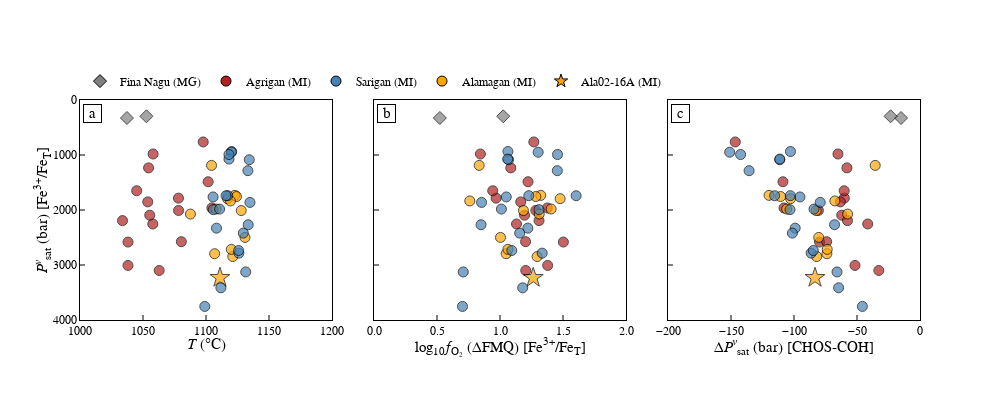

This figure's notebook cell:
### Code cell
fig = make_subplots(rows=1, cols=3,
                   shared_yaxes = True, shared_xaxes = False,
                   vertical_spacing=0.08, horizontal_spacing=0.05)

data = pvsat

# T-P
r = 1
c = 1
fig.add_trace(go.Scatter(mode = "markers", x=data["T_C"], y=data["P_bar"], showlegend = False,
                         marker=dict(symbol=my_analyses["Symbol"], color=my_analyses["Colour"], line_color="black", size=my_analyses['Size'], line_width=1)), row = r, col = c)
fig.update_xaxes(range = [1000,1200], dtick = 50, title = "<i>T</i> (\u00B0C)", row = r, col = c)
fig.update_yaxes(range = [4000,0], dtick = 1000, title = "<i>P<sup>v</sup></i><sub>sat</sub> (bar) [Fe<sup>3+</sup>/Fe<sub>T</sub>]",  row = r, col = c)
fig.add_annotation(x=1010, y=250,text="a",showarrow=False, bordercolor = "black", bgcolor="white",
                   width=15, height=15,font=dict(color="black",size=15),textangle=0,  row = r, col = c)

# DFMQ-P
r = 1
c = 2
fig.add_trace(go.Scatter(mode = "markers", x=data["fO2_DFMQ"], y=data["P_bar"], showlegend = False,
                         marker=dict(symbol=my_analyses["Symbol"], color=my_analyses["Colour"], line_color="black", size=my_analyses['Size'], line_width=1)), row = r, col = c)
fig.update_xaxes(range = [0,2], dtick = 0.5, title = "log<sub>10</sub><i>f</i><sub>O<sub>2</sub></sub> (\u0394FMQ) [Fe<sup>3+</sup>/Fe<sub>T</sub>]", tickformat = ".1f", row = r, col = c)
fig.add_annotation(x=0.1, y=250,text="b",showarrow=False, bordercolor = "black", bgcolor="white",
                   width=15, height=15,font=dict(color="black",size=15),textangle=0,  row = r, col = c)

# DP-P
r = 1
c = 3
fig.add_trace(go.Scatter(mode = "markers", x=data["Pvsat_diff_bar"], y=data["P_bar"], showlegend = False,
                         marker=dict(symbol=my_analyses["Symbol"], color=my_analyses["Colour"], line_color="black", size=my_analyses['Size'], line_width=1)), row = r, col = c)
fig.update_xaxes(range = [-200,0], dtick = 50, title = "\u0394<i>P<sup>v</sup></i><sub>sat</sub> (bar) [CHOS-COH]", row = r, col = c)
fig.add_annotation(x=-190, y=250,text="c",showarrow=False, bordercolor = "black", bgcolor="white",
                   width=15, height=15,font=dict(color="black",size=15),textangle=0,  row = r, col = c)

# create legend
fig.add_trace(go.Scatter(mode = "markers", x=[-1000,-1000], y=[-1000,-1000],
                         marker=dict(symbol="diamond", color="grey", line_color="black", size=10., line_width=1),
                         name="Fina Nagu (MG)"))
fig.add_trace(go.Scatter(mode = "markers", x=[-1000,-1000], y=[-1000,-1000],
                         marker=dict(symbol="circle", color="firebrick", line_color="black", size=10., line_width=1),
                         name="Agrigan (MI)"))
fig.add_trace(go.Scatter(mode = "markers", x=[-1000,-1000], y=[-1000,-1000],
                         marker=dict(symbol="circle", color="steelblue", line_color="black", size=10., line_width=1),
                         name="Sarigan (MI)"))
fig.add_trace(go.Scatter(mode = "markers", x=[-1000,-1000], y=[-1000,-1000],
                         marker=dict(symbol="circle", color="orange", line_color="black", size=10., line_width=1),
                         name="Alamagan (MI)"))
fig.add_trace(go.Scatter(mode = "markers", x=[-1000,-1000], y=[-1000,-1000],
                         marker=dict(symbol="star", color="orange", line_color="black", size=10., line_width=1),
                         name="Ala02-16A (MI)"))
fig.update_layout(legend=dict(
    orientation="h",
    yanchor="bottom",
    y=1.02,
    xanchor="left",
    x=0
))

fig.update_layout(height=400, width=1000, plot_bgcolor='rgb(255,255,255)', showlegend = True)

fig.update_xaxes(showline=True, linewidth=1, linecolor='black', mirror=True, 
                 ticks="inside", ticklen=5, title_standoff = 0, tickcolor="black",
                 title_font=dict(size=15, family='Helvetica', color='black'), 
                 tickfont=dict(family='Helvetica', color='black', size=12))
fig.update_yaxes(showline=True, linewidth=1, linecolor='black', mirror=True, 
                 ticks="inside", ticklen=5, title_standoff = 0, tickcolor="black",
                title_font=dict(size=15, family='Helvetica', color='black'), 
                 tickfont=dict(family='Helvetica', color='black', size=12))

fig.update_layout(font_family="Helvetica",font_color="black")

fig.show()

### Figure 1 — Plotly figure (JSON) as saved in the notebook; plotly's stock layout.template omitted (floating-point values rounded to 4 significant figures)
{"data": [{"marker": {"color": ["grey", "grey", "firebrick", "firebrick", "firebrick", "firebrick", "firebrick", "firebrick", "firebrick", "firebrick", "firebrick", "firebrick", "firebrick", "firebrick", "firebrick", "firebrick", "firebrick", "firebrick", "orange", "orange", "orange", "orange", "orange", "orange", "orange", "orange", "orange", "orange", "orange", "orange", "orange", "steelblue", "steelblue", "steelblue", "steelblue", "steelblue", "steelblue", "steelblue", "steelblue", "steelblue", "steelblue", "steelblue", "steelblue", "steelblue", "steelblue", "steelblue", "steelblue", "steelblue", "steelblue", "steelblue", "steelblue"], "line": {"color": "black", "width": 1}, "size": [10, 10, 10, 10, 10, 10, 10, 10, 10, 10, 10, 10, 10, 10, 10, 10, 10, 10, 10, 10, 10, 10, 10, 10, 10, 10, 10, 10, 10, 15, 10, 10, 10, 10, 10, 10, 10, 10, 10, 10, 10, 10, 10, 10, 10, 10, 10, 10, 10, 10, 10], "symbol": ["diamond", "diamond", "circle", "circle", "circle", "circle", "circle", "circle", "circle", "circle", "circle", "circle", "circle", "circle", "circle", "circle", "circle", "circle", "circle", "circle", "circle", "circle", "circle", "circle", "circle", "circle", "circle", "circle", "circle", "star", "circle", "circle", "circle", "circle", "circle", "circle", "circle", "circle", "circle", "circle", "circle", "circle", "circle", "circle", "circle", "circle", "circle", "circle", "circle", "circle", "circle"]}, "mode": "markers", "showlegend": false, "type": "scatter", "x": [1037.0, 1053.0, 1063.0, 1058.0, 1105.0, 1102.0, 1078.0, 1098.0, 1055.0, 1058.0, 1038.0, 1054.0, 1045.0, 1054.0, 1078.0, 1038.0, 1080.0, 1034.0, 1117.0, 1104.0, 1088.0, 1108.0, 1121.0, 1123.0, 1124.0, 1128.0, 1107.0, 1120.0, 1131.0, 1111.0, 1119.0, 1133.0, 1112.0, 1117.0, 1108.0, 1106.0, 1111.0, 1120.0, 1134.0, 1120.0, 1118.0, 1118.0, 1126.0, 1116.0, 1135.0, 1126.0, 1133.0, 1130.0, 1099.0, 1132.0, 1106.0], "xaxis": "x", "y": [327.1, 296.2, 3100.0, 2254.0, 1963.0, 1486.0, 1784.0, 762.8, 2094.0, 981.8, 2583.0, 1852.0, 1650.0, 1234.0, 2008.0, 3008.0, 2576.0, 2193.0, 1795.0, 1189.0, 2074.0, 1982.0, 2846.0, 1734.0, 1755.0, 2010.0, 2795.0, 2716.0, 2499.0, 3232.0, 1835.0, 1285.0, 3415.0, 1740.0, 2330.0, 1993.0, 1983.0, 937.0, 1086.0, 949.3, 1074.0, 991.2, 2785.0, 1741.0, 1862.0, 2737.0, 2268.0, 2420.0, 3753.0, 3126.0, 1763.0], "yaxis": "y"}, {"marker": {"color": ["grey", "grey", "firebrick", "firebrick", "firebrick", "firebrick", "firebrick", "firebrick", "firebrick", "firebrick", "firebrick", "firebrick", "firebrick", "firebrick", "firebrick", "firebrick", "firebrick", "firebrick", "orange", "orange", "orange", "orange", "orange", "orange", "orange", "orange", "orange", "orange", "orange", "orange", "orange", "steelblue", "steelblue", "steelblue", "steelblue", "steelblue", "steelblue", "steelblue", "steelblue", "steelblue", "steelblue", "steelblue", "steelblue", "steelblue", "steelblue", "steelblue", "steelblue", "steelblue", "steelblue", "steelblue", "steelblue"], "line": {"color": "black", "width": 1}, "size": [10, 10, 10, 10, 10, 10, 10, 10, 10, 10, 10, 10, 10, 10, 10, 10, 10, 10, 10, 10, 10, 10, 10, 10, 10, 10, 10, 10, 10, 15, 10, 10, 10, 10, 10, 10, 10, 10, 10, 10, 10, 10, 10, 10, 10, 10, 10, 10, 10, 10, 10], "symbol": ["diamond", "diamond", "circle", "circle", "circle", "circle", "circle", "circle", "circle", "circle", "circle", "circle", "circle", "circle", "circle", "circle", "circle", "circle", "circle", "circle", "circle", "circle", "circle", "circle", "circle", "circle", "circle", "circle", "circle", "star", "circle", "circle", "circle", "circle", "circle", "circle", "circle", "circle", "circle", "circle", "circle", "circle", "circle", "circle", "circle", "circle", "circle", "circle", "circle", "circle", "circle"]}, "mode": "markers", "showlegend": false, "type": "scatter", "x": [0.5228, 1.026, 1.204, 1.131, 1.376, 1.222, 0.9689, 1.268, 1.195, 0.8443, 1.503, 1.165, 0.9423, 1.086, 1.284, 1.378, 1.203, 1.31, 1.477, 0.8349, 1.311, 1.405, 1.294, 1.324, 1.285, 1.186, 1.049, 1.062, 1.004, 1.264, 0.7601, 1.455, 1.18, 1.229, 1.221, 1.31, 1.011, 1.063, 1.068, 1.303, 1.061, 1.457, 1.335, 1.604, 0.8536, 1.094, 0.8495, 1.156, 0.7024, 0.7083, 1.05], "xaxis": "x2", "y": [327.1, 296.2, 3100.0, 2254.0, 1963.0, 1486.0, 1784.0, 762.8, 2094.0, 981.8, 2583.0, 1852.0, 1650.0, 1234.0, 2008.0, 3008.0, 2576.0, 2193.0, 1795.0, 1189.0, 2074.0, 1982.0, 2846.0, 1734.0, 1755.0, 2010.0, 2795.0, 2716.0, 2499.0, 3232.0, 1835.0, 1285.0, 3415.0, 1740.0, 2330.0, 1993.0, 1983.0, 937.0, 1086.0, 949.3, 1074.0, 991.2, 2785.0, 1741.0, 1862.0, 2737.0, 2268.0, 2420.0, 3753.0, 3126.0, 1763.0], "yaxis": "y2"}, {"marker": {"color": ["grey", "grey", "firebrick", "firebrick", "firebrick", "firebrick", "firebrick", "firebrick", "firebrick", "firebrick", "firebrick", "firebrick", "firebrick", "firebrick", "firebrick", "firebrick", "firebrick", "firebrick", "orange", "orange", "orange", "orange", "orange", "orange", "orange", "orange", "orange", "orange", "orange", "orange", "orange", "steelblue", "steelblue", "steelblue", "steelblue", "steelblue", "steelblue", "steelblue", "steelblue", "steelblue", "steelblue", "steelblue", "steelblue", "steelblue", "steelblue", "steelblue", "steelblue", "steelblue", "steelblue", "steelblue", "steelblue"], "line": {"color": "black", "width": 1}, "size": [10, 10, 10, 10, 10, 10, 10, 10, 10, 10, 10, 10, 10, 10, 10, 10, 10, 10, 10, 10, 10, 10, 10, 10, 10, 10, 10, 10, 10, 15, 10, 10, 10, 10, 10, 10, 10, 10, 10, 10, 10, 10, 10, 10, 10, 10, 10, 10, 10, 10, 10], "symbol": ["diamond", "diamond", "circle", "circle", "circle", "circle", "circle", "circle", "circle", "circle", "circle", "circle", "circle", "circle", "circle", "circle", "circle", "circle", "circle", "circle", "circle", "circle", "circle", "circle", "circle", "circle", "circle", "circle", "circle", "star", "circle", "circle", "circle", "circle", "circle", "circle", "circle", "circle", "circle", "circle", "circle", "circle", "circle", "circle", "circle", "circle", "circle", "circle", "circle", "circle", "circle"]}, "mode": "markers", "showlegend": false, "type": "scatter", "x": [-15.04, -23.32, -32.66, -41.49, -107.9, -108.8, -60.08, -146.6, -62.11, -65.11, -79.71, -63.2, -60.19, -57.98, -80.63, -51.58, -74.09, -57.54, -102.7, -35.55, -57.44, -105.8, -81.97, -119.8, -110.7, -82.4, -73.88, -73.63, -80.34, -83.33, -67.59, -135.6, -64.59, -102.9, -99.06, -103.2, -84.12, -102.8, -111.3, -151.1, -111.3, -142.4, -86.39, -115.4, -79.21, -84.69, -67.81, -101.3, -45.74, -65.86, -95.27], "xaxis": "x3", "y": [327.1, 296.2, 3100.0, 2254.0, 1963.0, 1486.0, 1784.0, 762.8, 2094.0, 981.8, 2583.0, 1852.0, 1650.0, 1234.0, 2008.0, 3008.0, 2576.0, 2193.0, 1795.0, 1189.0, 2074.0, 1982.0, 2846.0, 1734.0, 1755.0, 2010.0, 2795.0, 2716.0, 2499.0, 3232.0, 1835.0, 1285.0, 3415.0, 1740.0, 2330.0, 1993.0, 1983.0, 937.0, 1086.0, 949.3, 1074.0, 991.2, 2785.0, 1741.0, 1862.0, 2737.0, 2268.0, 2420.0, 3753.0, 3126.0, 1763.0], "yaxis": "y3"}, {"marker": {"color": "grey", "line": {"color": "black", "width": 1}, "size": 10, "symbol": "diamond"}, "mode": "markers", "name": "Fina Nagu (MG)", "type": "scatter", "x": [-1000, -1000], "y": [-1000, -1000]}, {"marker": {"color": "firebrick", "line": {"color": "black", "width": 1}, "size": 10, "symbol": "circle"}, "mode": "markers", "name": "Agrigan (MI)", "type": "scatter", "x": [-1000, -1000], "y": [-1000, -1000]}, {"marker": {"color": "steelblue", "line": {"color": "black", "width": 1}, "size": 10, "symbol": "circle"}, "mode": "markers", "name": "Sarigan (MI)", "type": "scatter", "x": [-1000, -1000], "y": [-1000, -1000]}, {"marker": {"color": "orange", "line": {"color": "black", "width": 1}, "size": 10, "symbol": "circle"}, "mode": "markers", "name": "Alamagan (MI)", "type": "scatter", "x": [-1000, -1000], "y": [-1000, -1000]}, {"marker": {"color": "orange", "line": {"color": "black", "width": 1}, "size": 10, "symbol": "star"}, "mode": "markers", "name": "Ala02-16A (MI)", "type": "scatter", "x": [-1000, -1000], "y": [-1000, -1000]}], "layout": {"annotations": [{"bgcolor": "white", "bordercolor": "black", "font": {"color": "black", "size": 15}, "height": 15, "showarrow": false, "text": "a", "textangle": 0, "width": 15, "x": 1010, "xref": "x", "y": 250, "yref": "y"}, {"bgcolor": "white", "bordercolor": "black", "font": {"color": "black", "size": 15}, "height": 15, "showarrow": false, "text": "b", "textangle": 0, "width": 15, "x": 0.1, "xref": "x2", "y": 250, "yref": "y2"}, {"bgcolor": "white", "bordercolor": "black", "font": {"color": "black", "size": 15}, "height": 15, "showarrow": false, "text": "c", "textangle": 0, "width": 15, "x": -190, "xref": "x3", "y": 250, "yref": "y3"}], "font": {"color": "black", "family": "Helvetica"}, "height": 400, "legend": {"orientation": "h", "x": 0, "xanchor": "left", "y": 1.02, "yanchor": "bottom"}, "plot_bgcolor": "rgb(255,255,255)", "showlegend": true, "width": 1000, "xaxis": {"anchor": "y", "domain": [0, 0.3], "dtick": 50, "linecolor": "black", "linewidth": 1, "mirror": true, "range": [1000, 1200], "showline": true, "tickcolor": "black", "tickfont": {"color": "black", "family": "Helvetica", "size": 12}, "ticklen": 5, "ticks": "inside", "title": {"font": {"color": "black", "family": "Helvetica", "size": 15}, "standoff": 0, "text": "<i>T</i> (°C)"}}, "xaxis2": {"anchor": "y2", "domain": [0.35, 0.65], "dtick": 0.5, "linecolor": "black", "linewidth": 1, "mirror": true, "range": [0, 2], "showline": true, "tickcolor": "black", "tickfont": {"color": "black", "family": "Helvetica", "size": 12}, "tickformat": ".1f", "ticklen": 5, "ticks": "inside", "title": {"font": {"color": "black", "family": "Helvetica", "size": 15}, "standoff": 0, "text": "log<sub>10</sub><i>f</i><sub>O<sub>2</sub></sub> (ΔFMQ) [Fe<sup>3+</sup>/Fe<sub>T</sub>]"}}, "xaxis3": {"anchor": "y3", "domain": [0.7, 1], "dtick": 50, "linecolor": "black", "linewidth": 1, "mirror": true, "range": [-200, 0], "showline": true, "tickcolor": "black", "tickfont": {"color": "black", "family": "Helvetica", "size": 12}, "ticklen": 5, "ticks": "inside", "title": {"font": {"color": "black", "family": "Helvetica", "size": 15}, "standoff": 0, "text": "Δ<i>P<sup>v</sup></i><sub>sat</sub> (bar) [CHOS-COH]"}}, "yaxis": {"anchor": "x", "domain": [0, 1], "dtick": 1000, "linecolor": "black", "linewidth": 1, "mirror": true, "range": [4000, 0], "showline": true, "tickcolor": "black", "tickfont": {"color": "black", "family": "Helvetica", "size": 12}, "ticklen": 5, "ticks": "inside", "title": {"font": {"color": "black", "family": "Helvetica", "size": 15}, "standoff": 0, "text": "<i>P<sup>v</sup></i><sub>sat</sub> (bar) [Fe<sup>3+</sup>/Fe<sub>T</sub>]"}}, "yaxis2": {"anchor": "x2", "domain": [0, 1], "linecolor": "black", "linewidth": 1, "matches": "y", "mirror": true, "showline": true, "showticklabels": false, "tickcolor": "black", "tickfont": {"color": "black", "family": "Helvetica", "size": 12}, "ticklen": 5, "ticks": "inside", "title": {"font": {"color": "black", "family": "Helvetica", "size": 15}, "standoff": 0}}, "yaxis3": {"anchor": "x3", "domain": [0, 1], "linecolor": "black", "linewidth": 1, "matches": "y", "mirror": true, "showline": true, "showticklabels": false, "tickcolor": "black", "tickfont": {"color": "black", "family": "Helvetica", "size": 12}, "ticklen": 5, "ticks": "inside", "title": {"font": {"color": "black", "family": "Helvetica", "size": 15}, "standoff": 0}}}}
